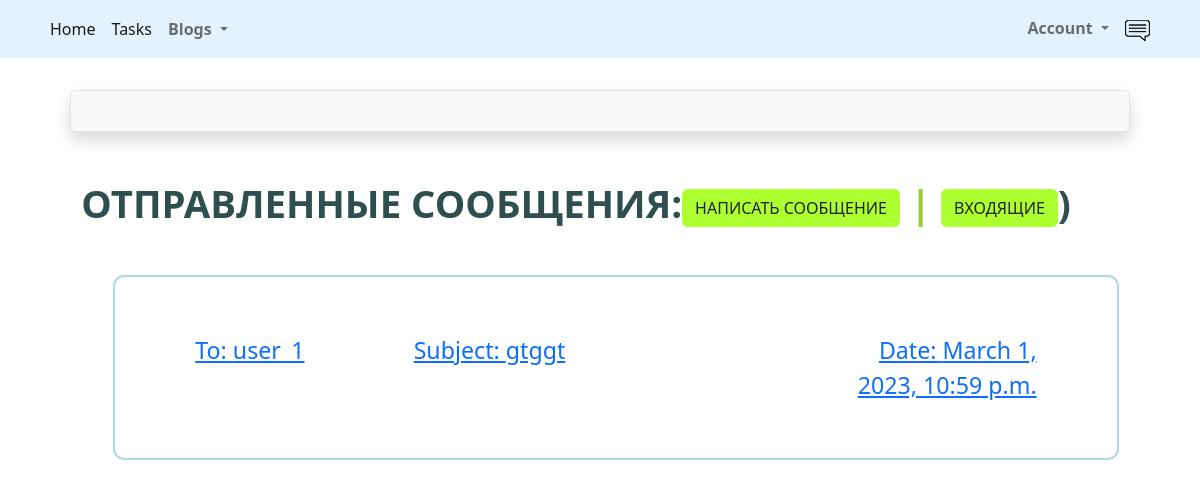
Before: /accounts/profile/outbox (signed in) with the older database file.
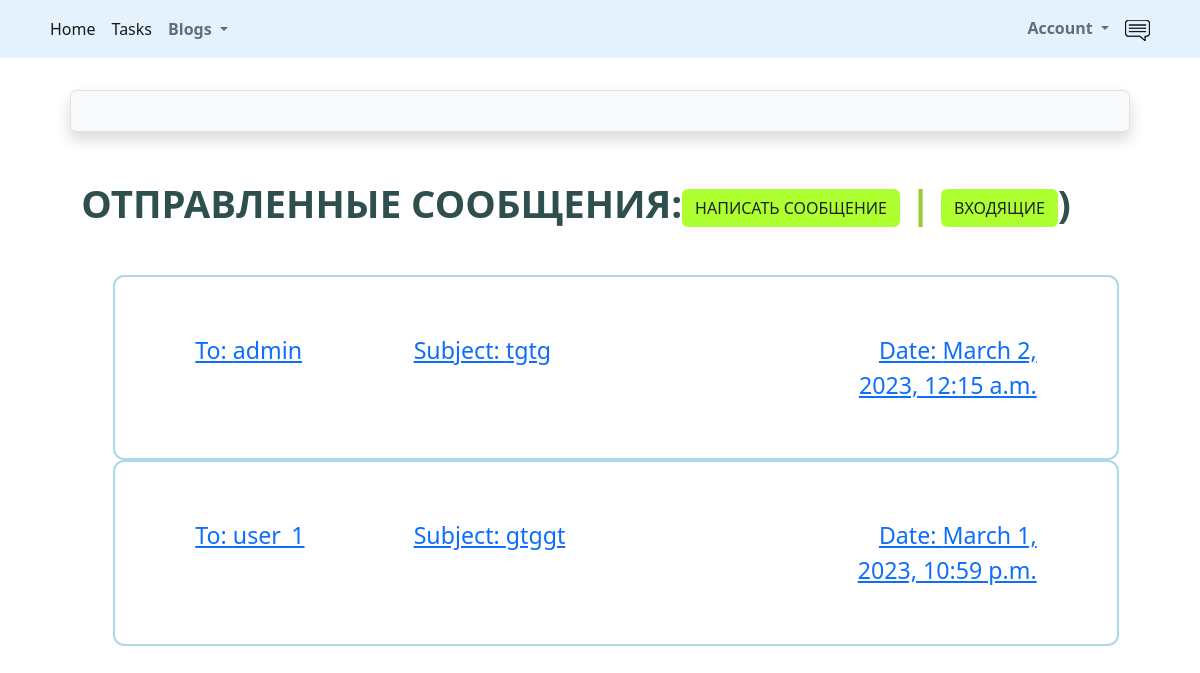
After: the same page with the newer database file.
### src/accounts/models.py (models this page shows, shortened)
class Message(models.Model):
    sender = models.ForeignKey(User, on_delete=models.SET_NULL, null=True, blank=True)
    recipient = models.ForeignKey(User, on_delete=models.SET_NULL, null=True, blank=True, related_name='messages')
    name = models.CharField(max_length=200, null=True, blank=True)
    subject = models.CharField(max_length=200, null=True, blank=True)
    body = models.TextField(max_length=1000)
    is_readed = models.BooleanField(default=False, null=True)
    created = models.DateTimeField(auto_now_add=True)
    id = models.UUIDField(default=uuid.uuid4, unique=True, primary_key=True, editable=False)
    class Meta:
        ordering = ['is_readed', '-created']

class User(AbstractUser):
    is_activated = models.BooleanField(default=True, db_index=True)
    avatar = models.ImageField(upload_to=avatar_place, default='profile/default.png')
    birthday = models.DateField(null=True, blank=True)
    city = models.CharField(max_length=50, null=True, blank=True)
    class Meta(AbstractUser.Meta):
        db_table = 'user'
    def __str__(self):
        return self.username

### src/accounts/views.py (the view)
# urls.py: path('profile/outbox', Outbox.as_view(), name='outbox'),
class Outbox(LoginRequiredMixin, ListView):
    model = Message
    template_name = 'messages/outbox.html'
    def get_queryset(self):
        queryset = Message.objects.filter(sender_id=self.request.user.pk).select_related('sender').order_by('-created')
        return queryset

### src/accounts/templates/messages/outbox.html
{% extends 'base.html' %}
{% load static %}
{% block content %}
    <link rel="stylesheet" type="text/css" href="{% static 'message/css/message.css' %}">
<main class="inbox my-xl">
  <div class="content-box">
        {% if message_list %}
            <h3 class="inbox__title">Отправленные сообщения:<span><a href="{% url 'accounts:create_message' %}" class="btn btn--sub btn--lg"> Написать сообщение </a> | <a href="{% url 'accounts:inbox' %}" class="btn btn--sub btn--lg">Входящие</a></span>)</h3>
  <ul class="messages">
      {% for sent_message in message_list %}
      <li class="message">
        <a href="{% url 'accounts:out_message' sent_message.id %}">
          <span class="message__author">To: {{sent_message.recipient}}</span>
          <span class="message__subject">Subject: {{sent_message.subject}}</span>
          <span class="message__date">Date: {{sent_message.created}}</span>
        </a>
      </li>
      {% endfor %}
    </ul>
  {% else %}
      <h3 class="inbox__title">Отправленных сообщений нет</h3>
  {% endif %}
  </div>
</main>
{% endblock content %}

Changed rows visible on the page:
added Message: recipient "admin", subject "tgtg", created "March 2, 2023, 12:15 a.m."
